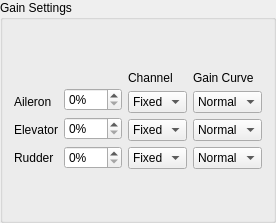
           <widget class="QGroupBox" name="gainGroupBox">
            <property name="title">
             <string>Gain Settings</string>
            </property>
            <layout class="QVBoxLayout" name="verticalLayout_32">
             <item>
              <layout class="QHBoxLayout" name="horizontalLayout_10">
               <item>
                <layout class="QVBoxLayout" name="verticalLayout_26">
                 <item>
                  <spacer name="verticalSpacer_5">
                   <property name="orientation">
                    <enum>Qt::Vertical</enum>
                   </property>
                   <property name="sizeHint" stdset="0">
                    <size>
                     <width>20</width>
                     <height>40</height>
                    </size>
                   </property>
                  </spacer>
                 </item>
                 <item>
                  <widget class="QLabel" name="label_32">
                   <property name="sizePolicy">
                    <sizepolicy hsizetype="Preferred" vsizetype="Fixed">
                     <horstretch>0</horstretch>
                     <verstretch>0</verstretch>
                    </sizepolicy>
                   </property>
                   <property name="minimumSize">
                    <size>
                     <width>0</width>
                     <height>22</height>
                    </size>
                   </property>
                   <property name="text">
                    <string>Aileron</string>
                   </property>
                  </widget>
                 </item>
                 <item>
                  <widget class="QLabel" name="label_67">
                   <property name="sizePolicy">
                    <sizepolicy hsizetype="Preferred" vsizetype="Fixed">
                     <horstretch>0</horstretch>
                     <verstretch>0</verstretch>
                    </sizepolicy>
                   </property>
                   <property name="minimumSize">
                    <size>
                     <width>0</width>
                     <height>22</height>
                    </size>
                   </property>
                   <property name="text">
                    <string>Elevator</string>
                   </property>
                  </widget>
                 </item>
                 <item>
                  <widget class="QLabel" name="label_69">
                   <property name="sizePolicy">
                    <sizepolicy hsizetype="Preferred" vsizetype="Fixed">
                     <horstretch>0</horstretch>
                     <verstretch>0</verstretch>
                    </sizepolicy>
                   </property>
                   <property name="minimumSize">
                    <size>
                     <width>0</width>
                     <height>22</height>
                    </size>
                   </property>
                   <property name="text">
                    <string>Rudder</string>
                   </property>
                  </widget>
                 </item>
                </layout>
               </item>
               <item>
                <layout class="QVBoxLayout" name="verticalLayout_27">
                 <item>
                  <spacer name="verticalSpacer_4">
                   <property name="orientation">
                    <enum>Qt::Vertical</enum>
                   </property>
                   <property name="sizeHint" stdset="0">
                    <size>
                     <width>20</width>
                     <height>40</height>
                    </size>
                   </property>
                  </spacer>
                 </item>
                 <item>
                  <widget class="QSpinBox" name="aileronGainSpinBox">
                   <property name="suffix">
                    <string>%</string>
                   </property>
                   <property name="maximum">
                    <number>100</number>
                   </property>
                  </widget>
                 </item>
                 <item>
                  <widget class="QSpinBox" name="elevatorGainSpinBox">
                   <property name="suffix">
                    <string>%</string>
                   </property>
                   <property name="maximum">
                    <number>100</number>
                   </property>
                  </widget>
                 </item>
                 <item>
                  <widget class="QSpinBox" name="rudderGainSpinBox">
                   <property name="suffix">
                    <string>%</string>
                   </property>
                   <property name="maximum">
                    <number>100</number>
                   </property>
                  </widget>
                 </item>
                </layout>
               </item>
               <item>
                <layout class="QVBoxLayout" name="verticalLayout_28">
                 <item>
                  <spacer name="verticalSpacer_6">
                   <property name="orientation">
                    <enum>Qt::Vertical</enum>
                   </property>
                   <property name="sizeHint" stdset="0">
                    <size>
                     <width>20</width>
                     <height>40</height>
                    </size>
                   </property>
                  </spacer>
                 </item>
                 <item>
                  <widget class="QLabel" name="label_33">
                   <property name="text">
                    <string>Channel</string>
                   </property>
                  </widget>
                 </item>
                 <item>
                  <widget class="QComboBox" name="aileronGainChannelComboBox">
                   <item>
                    <property name="text">
                     <string>Fixed</string>
                    </property>
                   </item>
                   <item>
                    <property name="text">
                     <string>5</string>
                    </property>
                   </item>
                   <item>
                    <property name="text">
                     <string>6</string>
                    </property>
                   </item>
                   <item>
                    <property name="text">
                     <string>7</string>
                    </property>
                   </item>
                   <item>
                    <property name="text">
                     <string>8</string>
                    </property>
                   </item>
                   <item>
                    <property name="text">
                     <string>9</string>
                    </property>
                   </item>
                   <item>
                    <property name="text">
                     <string>10</string>
                    </property>
                   </item>
                   <item>
                    <property name="text">
                     <string>11</string>
                    </property>
                   </item>
                   <item>
                    <property name="text">
                     <string>12</string>
                    </property>
                   </item>
                   <item>
                    <property name="text">
                     <string>13</string>
                    </property>
                   </item>
                   <item>
                    <property name="text">
                     <string>14</string>
                    </property>
                   </item>
                   <item>
                    <property name="text">
                     <string>15</string>
                    </property>
                   </item>
                   <item>
                    <property name="text">
                     <string>16</string>
                    </property>
                   </item>
                   <item>
                    <property name="text">
                     <string>17</string>
                    </property>
                   </item>
                   <item>
                    <property name="text">
                     <string>18</string>
                    </property>
                   </item>
                   <item>
                    <property name="text">
                     <string>19</string>
                    </property>
                   </item>
                   <item>
                    <property name="text">
                     <string>20</string>
                    </property>
                   </item>
                  </widget>
                 </item>
                 <item>
                  <widget class="QComboBox" name="elevatorGainChannelComboBox">
                   <item>
                    <property name="text">
                     <string>Fixed</string>
                    </property>
                   </item>
                   <item>
                    <property name="text">
                     <string>5</string>
                    </property>
                   </item>
                   <item>
                    <property name="text">
                     <string>6</string>
                    </property>
                   </item>
                   <item>
                    <property name="text">
                     <string>7</string>
                    </property>
                   </item>
                   <item>
                    <property name="text">
                     <string>8</string>
                    </property>
                   </item>
                   <item>
                    <property name="text">
                     <string>9</string>
                    </property>
                   </item>
                   <item>
                    <property name="text">
                     <string>10</string>
                    </property>
                   </item>
                   <item>
                    <property name="text">
                     <string>11</string>
                    </property>
                   </item>
                   <item>
                    <property name="text">
                     <string>12</string>
                    </property>
                   </item>
                   <item>
                    <property name="text">
                     <string>13</string>
                    </property>
                   </item>
                   <item>
                    <property name="text">
                     <string>14</string>
                    </property>
                   </item>
                   <item>
                    <property name="text">
                     <string>15</string>
                    </property>
                   </item>
                   <item>
                    <property name="text">
                     <string>16</string>
                    </property>
                   </item>
                   <item>
                    <property name="text">
                     <string>17</string>
                    </property>
                   </item>
                   <item>
                    <property name="text">
                     <string>18</string>
                    </property>
                   </item>
                   <item>
                    <property name="text">
                     <string>19</string>
                    </property>
                   </item>
                   <item>
                    <property name="text">
                     <string>20</string>
                    </property>
                   </item>
                  </widget>
                 </item>
                 <item>
                  <widget class="QComboBox" name="rudderGainChannelComboBox">
                   <item>
                    <property name="text">
                     <string>Fixed</string>
                    </property>
                   </item>
                   <item>
                    <property name="text">
                     <string>5</string>
                    </property>
                   </item>
                   <item>
                    <property name="text">
                     <string>6</string>
                    </property>
                   </item>
                   <item>
                    <property name="text">
                     <string>7</string>
                    </property>
                   </item>
                   <item>
                    <property name="text">
                     <string>8</string>
                    </property>
                   </item>
                   <item>
                    <property name="text">
                     <string>9</string>
                    </property>
                   </item>
                   <item>
                    <property name="text">
                     <string>10</string>
                    </property>
                   </item>
                   <item>
                    <property name="text">
                     <string>11</string>
                    </property>
                   </item>
                   <item>
                    <property name="text">
                     <string>12</string>
                    </property>
                   </item>
                   <item>
                    <property name="text">
                     <string>13</string>
                    </property>
                   </item>
                   <item>
                    <property name="text">
                     <string>14</string>
                    </property>
                   </item>
                   <item>
                    <property name="text">
                     <string>15</string>
                    </property>
                   </item>
                   <item>
                    <property name="text">
                     <string>16</string>
                    </property>
                   </item>
                   <item>
                    <property name="text">
                     <string>17</string>
                    </property>
                   </item>
                   <item>
                    <property name="text">
                     <string>18</string>
                    </property>
                   </item>
                   <item>
                    <property name="text">
                     <string>19</string>
                    </property>
                   </item>
                   <item>
                    <property name="text">
                     <string>20</string>
                    </property>
                   </item>
                  </widget>
                 </item>
                </layout>
               </item>
               <item>
                <layout class="QVBoxLayout" name="verticalLayout_29">
                 <item>
                  <spacer name="verticalSpacer_7">
                   <property name="orientation">
                    <enum>Qt::Vertical</enum>
                   </property>
                   <property name="sizeHint" stdset="0">
                    <size>
                     <width>20</width>
                     <height>40</height>
                    </size>
                   </property>
                  </spacer>
                 </item>
                 <item>
                  <widget class="QLabel" name="label_68">
                   <property name="text">
                    <string>Gain Curve</string>
                   </property>
                  </widget>
                 </item>
                 <item>
                  <widget class="QComboBox" name="aileronGainCurveComboBox">
                   <item>
                    <property name="text">
                     <string>Normal</string>
                    </property>
                   </item>
                   <item>
                    <property name="text">
                     <string>Flat</string>
                    </property>
                   </item>
                   <item>
                    <property name="text">
                     <string>Steep</string>
                    </property>
                   </item>
                  </widget>
                 </item>
                 <item>
                  <widget class="QComboBox" name="elevatorGainCurveComboBox">
                   <item>
                    <property name="text">
                     <string>Normal</string>
                    </property>
                   </item>
                   <item>
                    <property name="text">
                     <string>Flat</string>
                    </property>
                   </item>
                   <item>
                    <property name="text">
                     <string>Steep</string>
                    </property>
                   </item>
                  </widget>
                 </item>
                 <item>
                  <widget class="QComboBox" name="rudderGainCurveComboBox">
                   <item>
                    <property name="text">
                     <string>Normal</string>
                    </property>
                   </item>
                   <item>
                    <property name="text">
                     <string>Flat</string>
                    </property>
                   </item>
                   <item>
                    <property name="text">
                     <string>Steep</string>
                    </property>
                   </item>
                  </widget>
                 </item>
                </layout>
               </item>
              </layout>
             </item>
             <item>
              <spacer name="verticalSpacer_15">
               <property name="orientation">
                <enum>Qt::Vertical</enum>
               </property>
               <property name="sizeHint" stdset="0">
                <size>
                 <width>20</width>
                 <height>40</height>
                </size>
               </property>
              </spacer>
             </item>
            </layout>
           </widget>
